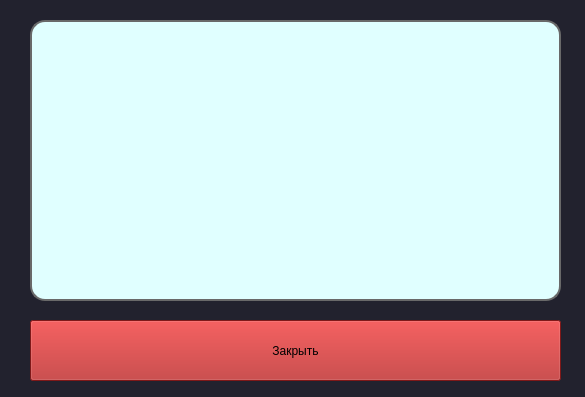
<?xml version="1.0" encoding="UTF-8"?>
<ui version="4.0">
 <class>Form</class>
 <widget class="QWidget" name="Form">
  <property name="geometry">
   <rect>
    <x>0</x>
    <y>0</y>
    <width>585</width>
    <height>397</height>
   </rect>
  </property>
  <property name="windowTitle">
   <string>Инструкция</string>
  </property>
  <property name="styleSheet">
   <string notr="true">background-color: #22222e</string>
  </property>
  <widget class="QTextEdit" name="text3">
   <property name="enabled">
    <bool>false</bool>
   </property>
   <property name="geometry">
    <rect>
     <x>30</x>
     <y>20</y>
     <width>531</width>
     <height>281</height>
    </rect>
   </property>
   <property name="font">
    <font>
     <family>Sylfaen</family>
     <pointsize>13</pointsize>
    </font>
   </property>
   <property name="styleSheet">
    <string notr="true">background-color:#E0FFFF;
border: 2px solid #696969;
border-radius: 15px;</string>
   </property>
  </widget>
  <widget class="QPushButton" name="close_btn">
   <property name="geometry">
    <rect>
     <x>30</x>
     <y>320</y>
     <width>531</width>
     <height>61</height>
    </rect>
   </property>
   <property name="styleSheet">
    <string notr="true">background-color:#B22222</string>
   </property>
   <property name="text">
    <string>Закрыть</string>
   </property>
  </widget>
 </widget>
 <resources/>
 <connections/>
</ui>
